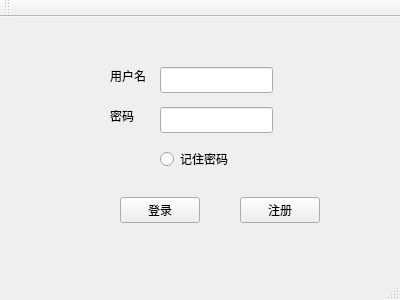
<?xml version="1.0" encoding="UTF-8"?>
<ui version="4.0">
 <class>MainWindow</class>
 <widget class="QMainWindow" name="MainWindow">
  <property name="geometry">
   <rect>
    <x>0</x>
    <y>0</y>
    <width>400</width>
    <height>300</height>
   </rect>
  </property>
  <property name="windowTitle">
   <string>MainWindow</string>
  </property>
  <widget class="QWidget" name="centralWidget">
   <widget class="QLineEdit" name="password">
    <property name="geometry">
     <rect>
      <x>160</x>
      <y>90</y>
      <width>113</width>
      <height>26</height>
     </rect>
    </property>
   </widget>
   <widget class="QPushButton" name="pushButton">
    <property name="geometry">
     <rect>
      <x>120</x>
      <y>180</y>
      <width>80</width>
      <height>26</height>
     </rect>
    </property>
    <property name="text">
     <string>登录</string>
    </property>
   </widget>
   <widget class="QLineEdit" name="user_name">
    <property name="geometry">
     <rect>
      <x>160</x>
      <y>50</y>
      <width>113</width>
      <height>26</height>
     </rect>
    </property>
   </widget>
   <widget class="QLabel" name="label">
    <property name="geometry">
     <rect>
      <x>110</x>
      <y>50</y>
      <width>54</width>
      <height>18</height>
     </rect>
    </property>
    <property name="text">
     <string>用户名</string>
    </property>
   </widget>
   <widget class="QLabel" name="label_2">
    <property name="geometry">
     <rect>
      <x>110</x>
      <y>90</y>
      <width>54</width>
      <height>18</height>
     </rect>
    </property>
    <property name="text">
     <string>密码</string>
    </property>
   </widget>
   <widget class="QPushButton" name="pushButton_2">
    <property name="geometry">
     <rect>
      <x>240</x>
      <y>180</y>
      <width>80</width>
      <height>26</height>
     </rect>
    </property>
    <property name="text">
     <string>注册</string>
    </property>
   </widget>
   <widget class="QRadioButton" name="radioButton">
    <property name="geometry">
     <rect>
      <x>160</x>
      <y>130</y>
      <width>96</width>
      <height>24</height>
     </rect>
    </property>
    <property name="text">
     <string>记住密码</string>
    </property>
   </widget>
  </widget>
  <widget class="QMenuBar" name="menuBar">
   <property name="geometry">
    <rect>
     <x>0</x>
     <y>0</y>
     <width>400</width>
     <height>23</height>
    </rect>
   </property>
  </widget>
  <widget class="QToolBar" name="mainToolBar">
   <attribute name="toolBarArea">
    <enum>TopToolBarArea</enum>
   </attribute>
   <attribute name="toolBarBreak">
    <bool>false</bool>
   </attribute>
  </widget>
  <widget class="QStatusBar" name="statusBar"/>
 </widget>
 <layoutdefault spacing="6" margin="11"/>
 <resources/>
 <connections/>
</ui>
